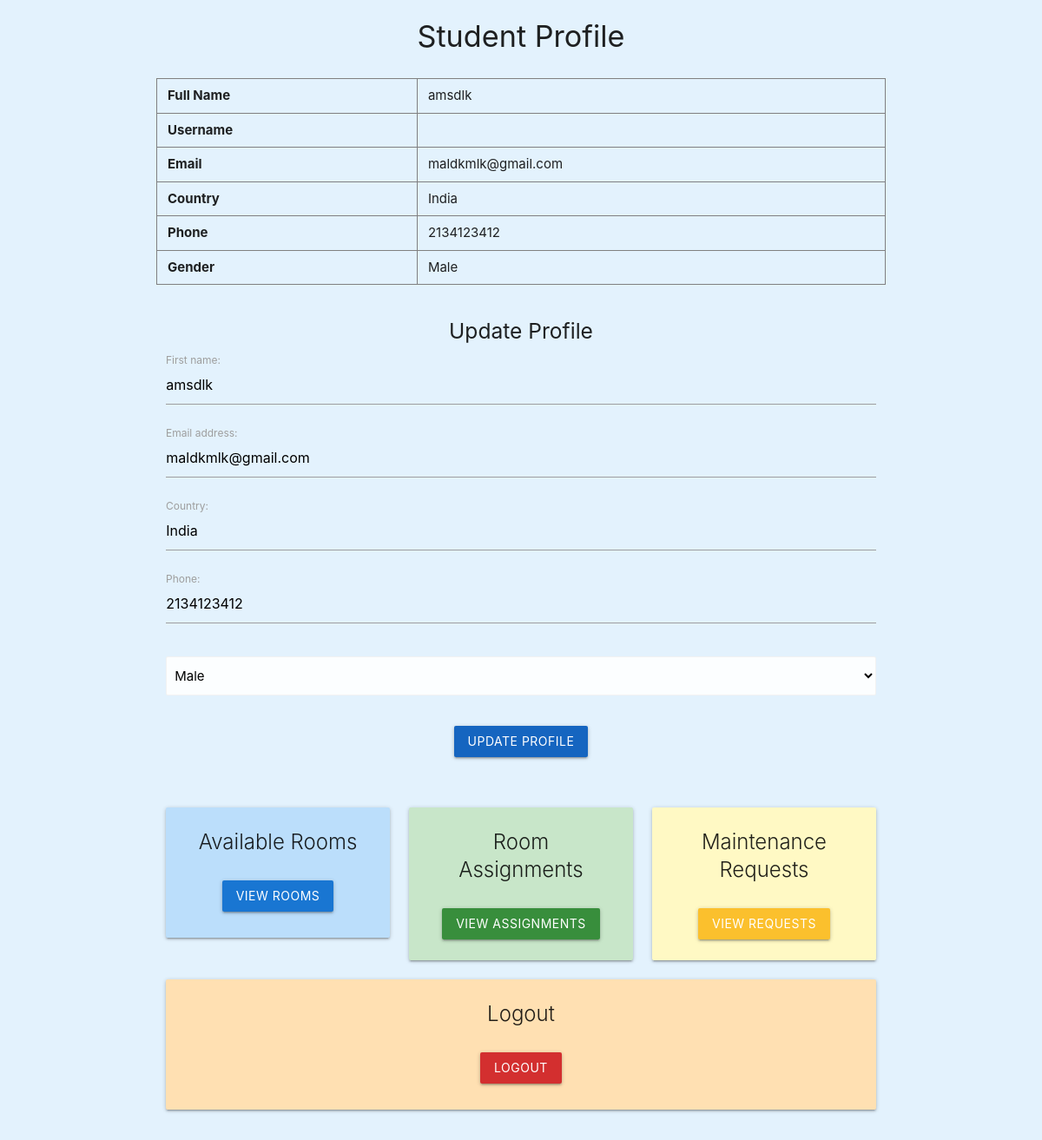
The page /profile/ (signed in) on the database its author committed.
### project1/models.py (models this page shows, shortened)
class Student(AbstractUser):
    country = models.CharField(max_length=100)  # Country of the student
    phone = models.CharField(max_length=15, blank=True, null=True)  # Phone (optional)
    gender = models.CharField(
        max_length=10,
        choices=[('Male', 'Male'), ('Female', 'Female')],
        blank=True,
        null=True
    )  # Gender choices
    name = models.CharField(max_length=30,blank=True,null=True)
    class Meta:
        verbose_name = "Student"
        verbose_name_plural = "Students"

### project1/views.py (the view)
# urls.py: path('profile/', views.student_profile, name='profile'),
def student_profile(request):
    student = request.user  # Current logged-in student
    if request.method == 'POST':
        form = StudentUpdateForm(request.POST, instance=student)
        if form.is_valid():
            form.save()
            messages.success(request, 'Profile updated successfully!')
            return redirect('profile')
    else:
        form = StudentUpdateForm(instance=student)
    context = {
        'student': student,
        'form': form,
    }
    return render(request, 'profile.html', context)

### project1/forms.py
class StudentUpdateForm(forms.ModelForm):
    class Meta:
        model = Student
        fields = ['first_name', 'email', 'country', 'phone', 'gender']
        widgets = {
            'gender': forms.Select(attrs={'class': 'browser-default'}),
        }
    def __init__(self, *args, **kwargs):
        super(StudentUpdateForm, self).__init__(*args, **kwargs)
        self.fields['gender'].label = ''

### project1/templates/profile.html (shortened to what this page needs)
<!DOCTYPE html>
<html>
<head>
    <link href="https://cdnjs.cloudflare.com/ajax/libs/materialize/1.0.0/css/materialize.min.css" rel="stylesheet">
</head>
<body class="blue lighten-5">
    <div class="container">
        <h4 class="center-align">Student Profile</h4>
        <table>
            <tr>
                <th>Full Name</th>
                <td>{{ student.get_full_name }}</td>
            </tr>
            <tr>
                <th>Username</th>
                <td>{{ student.username }}</td>
            </tr>
            <tr>
                <th>Email</th>
                <td>{{ student.email }}</td>
            </tr>
            <tr>
                <th>Country</th>
                <td>{{ student.country }}</td>
            </tr>
            <tr>
                <th>Phone</th>
                <td>{{ student.phone }}</td>
            </tr>
            <tr>
                <th>Gender</th>
                <td>{{ student.gender }}</td>
            </tr>
        </table>
        <h5 class="center-align" style="margin-top: 40px;">Update Profile</h5>
        <div class="row">
            <form method="post" class="col s12">
                <div class="row">
                    {% for field in form %}
                        <div class="input-field col s12">
                            {{ field.label_tag }}
                            {{ field }}
                        </div>
                    {% endfor %}
                </div>
                <div class="center-align">
                    <button class="btn waves-effect waves-light blue darken-3" type="submit">Update Profile</button>
                </div>
            </form>
        </div>
        <div class="row" style="margin-top: 50px;">
            <div class="col s12 m4">
                <div class="card blue lighten-4">
                    <div class="card-content center-align">
                        <span class="card-title">Available Rooms</span>
                        <a href="{% url 'room_list' %}" target="_blank" class="btn blue darken-2" style="margin-top: 20px;">View Rooms</a>
                    </div>
                </div>
            </div>
            <div class="col s12 m4">
                <div class="card green lighten-4">
                    <div class="card-content center-align">
                        <span class="card-title">Room Assignments</span>
                        <a href="{% url 'room_assignment_list' %}" target="_blank" class="btn green darken-2" style="margin-top: 20px;">View Assignments</a>
                    </div>
                </div>
            </div>
            <div class="col s12 m4">
                <div class="card yellow lighten-4">
                    <div class="card-content center-align">
                        <span class="card-title">Maintenance Requests</span>
                        <a href="{% url 'maintenance_list' %}" target="_blank" class="btn yellow darken-2" style="margin-top: 20px;">View Requests</a>
                    </div>
                </div>
            </div>
            <div class="col s12 m12">
                <div class="card orange lighten-4">
                    <div class="card-content center-align">
                        <span class="card-title">Logout</span>
                        <a href="{% url 'home' %}" class="btn red darken-2" style="margin-top: 20px;">Logout</a>
                    </div>
                </div>
            </div>
        </div>
    </div>
</body>
</html>

### project1/templates/profile.html (style rules this page uses)
table, th, td { border: 1px solid gray; }
table { width: 100%; border-collapse: collapse; margin-top: 30px; }
th, td { padding: 8px 12px; }
.card-content { min-height: 150px; }

### rows shown on the page
Student: get_full_name "amsdlk", email "maldkmlk@gmail.com", country "India", phone "2134123412", gender "Male", form "amsdlk" "maldkmlk@gmail.com" "India" "2134123412" "Male"

### other values the page prints
{{ field.label_tag }} "First name:" "Email address:" "Country:" "Phone:"
